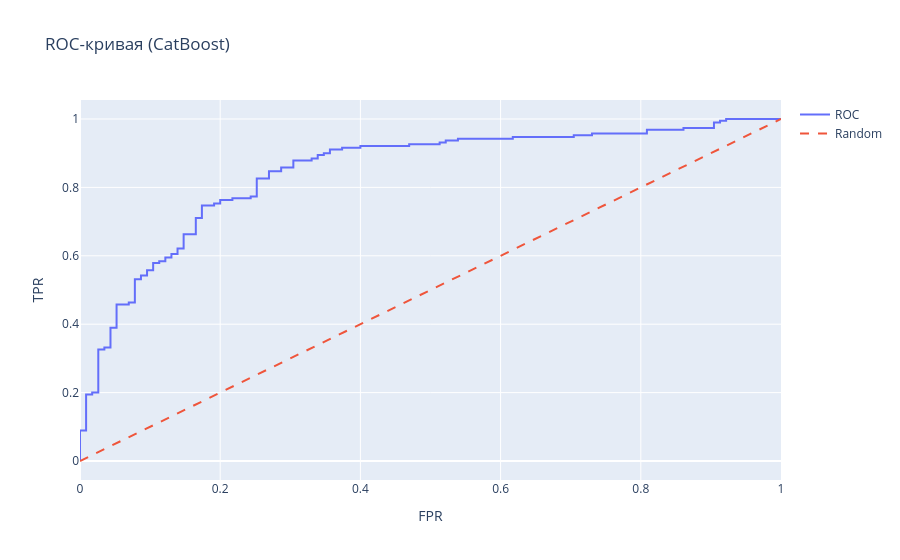

Here is the notebook cell this chart was saved with:
### Code cell
# ROC-кривая
fpr, tpr, _ = roc_curve(y_valid, final_pred)
fig_roc = go.Figure()
fig_roc.add_trace(go.Scatter(x=fpr, y=tpr, mode='lines', name='ROC'))
fig_roc.add_trace(go.Scatter(x=[0,1], y=[0,1], mode='lines', name='Random', line=dict(dash='dash')))
fig_roc.update_layout(title='ROC-кривая (CatBoost)', xaxis_title='FPR', yaxis_title='TPR')
fig_roc.show()
